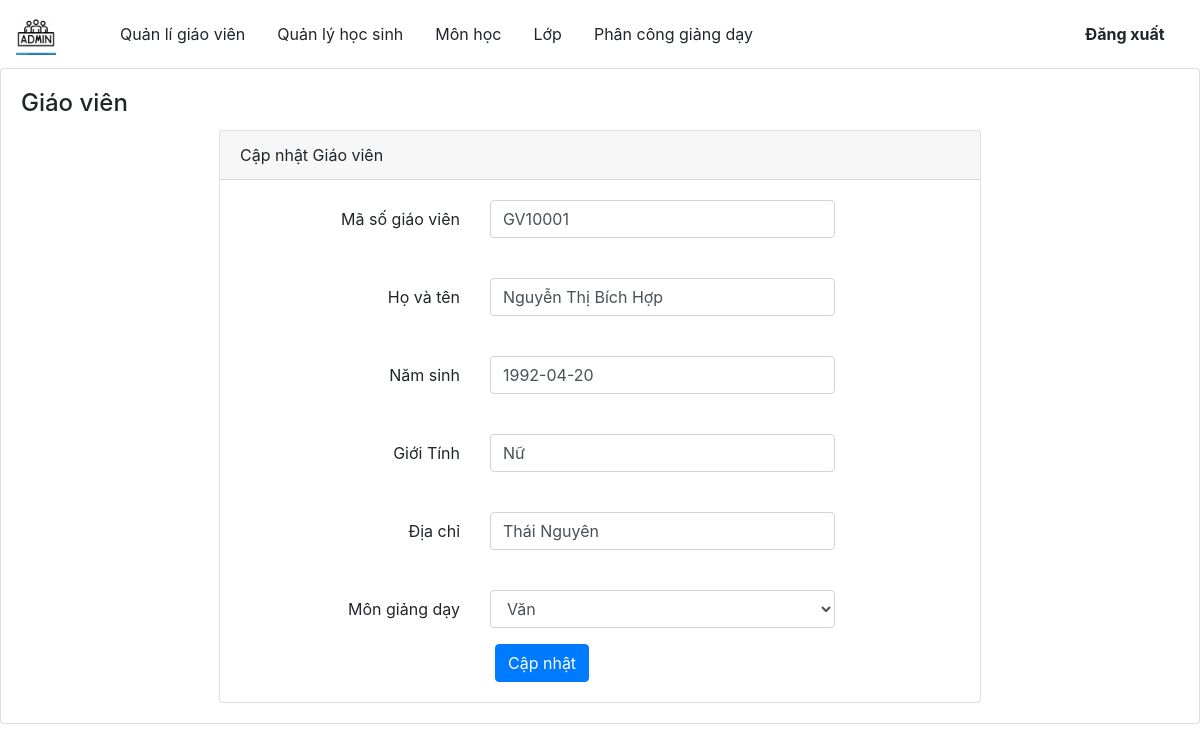
Screenshot of /admin/Giaovien/edit/10007 with the database file from the repository.
### tables this page shows
CREATE TABLE `giaovien` (
  `id_giaovien` int(11) NOT NULL,
  `msgv` varchar(11) NOT NULL,
  `tengv` varchar(30) DEFAULT NULL,
  `namsinh` date NOT NULL,
  `gioitinh` varchar(30) NOT NULL,
  `diachi` varchar(30) NOT NULL,
  `id_monhoc` int(11) DEFAULT NULL
);

CREATE TABLE `monhoc` (
  `id_monhoc` int(11) NOT NULL,
  `mamh` varchar(11) NOT NULL,
  `tenmh` varchar(30) DEFAULT NULL,
  `sotiet` int(11) DEFAULT NULL
);

### admin/index.php (called while the page is built, shortened)
<?php
    $app =new App();
?>

### admin/Models/Connect.php (called while the page is built)
<?php
    class Connect{
        var $db=null;
        public function __construct(){
            $dsn='mysql:host=localhost;dbname=hocba';
            $user='root';
            $pass= "";
            try {
                $this->db=new PDO($dsn,$user,$pass,array(PDO::MYSQL_ATTR_INIT_COMMAND=>"SET NAMES utf8"));
            } catch (PDOException $e) {
                echo $e->getMessage();
                exit();
            }
        }
        function exutedQuery($sql){
            try{
                $results=$this->db->prepare($sql);
                return $results;
            }
            catch (PDOException $e) {
                echo $e->getMessage();
                 echo "Ko thành công";
                exit();
            }
        }
    }
?>

### admin/Models/Giaovien.php (called while the page is built, shortened)
<?php
    require_once'Connect.php';
    class GiaovienModel{
        function Get_Gv($id){
            $db= new Connect();
            $getGv= "Select * from giaovien where id_giaovien= ".$id;
            $results = $db->exutedQuery($getGv);
            $results->execute();
            return $results;
        }
        function getMonhoc(){
            $db=new Connect();
            $sql= 'select * from monhoc ';
            $results = $db->exutedQuery($sql);
            $results->execute();
            return $results;
        }
    }
?>

### admin/Views/editGiaovien.php (the view, shortened to what this page needs)
<!DOCTYPE html>
<html lang="en">
<?php  include'link.php'; ?>
<body>
    <div class="container-scroller">
        <?php include 'menu.php'; ?>
        <div class="main-panel">
            <div class="row ">
                <div class="col-lg-12 grid-margin stretch-card">
                    <div class="card">
                        <div class="card-body">
                            <h4 class="card-title">Giáo viên</h4>
                            <main class="my-form">
                                <div class="cotainer">
                                    <div class="row justify-content-center">
                                        <div class="col-md-8">
                                            <div class="card">
                                                <div class="card-header">Cập nhật Giáo viên</div>
                                                <div class="card-body">
                                                    <form name="my-form" onsubmit="return validform()" action="" method="Post">
                                                        <div class="form-group row">
                                                            <label for="full_name" class="col-md-4 col-form-label text-md-right">Mã số giáo viên</label>
                                                            <div class="col-md-6">
                                                                <input type="text" class="form-control" value="<?php echo $row['msgv']; ?>" name="maso"> <br>
                                                            </div>
                                                        </div>
                                                        <div class="form-group row">
                                                            <label for="email_address" class="col-md-4 col-form-label text-md-right">Họ và tên</label>
                                                            <div class="col-md-6">
                                                                <input type="text" value="<?php echo $row['tengv'];?>" class="form-control" name="name">
                                                                <br>
                                                            </div>
                                                        </div>
                                                        <div class="form-group row">
                                                            <label for="user_name" class="col-md-4 col-form-label text-md-right">Năm sinh</label>
                                                            <div class="col-md-6">
                                                                <input type="text" id="user_name" value="<?php echo $row['namsinh'];?>"  class="form-control" name="date">
                                                                <br>
                                                            </div>
                                                        </div>
                                                        <div class="form-group row">
                                                            <label for="phone_number" class="col-md-4 col-form-label text-md-right">Giới Tính</label>
                                                            <div class="col-md-6">
                                                                <input type="text" id="phone_number" value="<?php echo $row['gioitinh'];?>"    name="gioitinh" class="form-control">
                                                                <br>
                                                            </div>
                                                        </div>
                                                        <div class="form-group row">
                                                            <label for="present_address" class="col-md-4 col-form-label text-md-right">Địa chỉ</label>
                                                            <div class="col-md-6">
                                                                <input type="text" id="present_address" value="<?php echo $row['diachi'];?>  " name="diachi" class="form-control">
                                                                <br>
                                                            </div>
                                                        </div>
                                                        <div class="form-group row">
                                                            <label for="permanent_address" class="col-md-4 col-form-label text-md-right">Môn giảng dạy</label>
                                                            <div class="col-md-6">
                                                                <select class="form-control" name="monhoc" id="">
                                                                <?php
                                                                    while($r=$getMonhoc->fetch()):
                                                                ?>
                                                                   <option <?php if($row['id_monhoc']==$r['id_monhoc']) echo 'selected'; ?> value="<?php echo $r['id_monhoc'];?>"> <?php echo $r['tenmh'] ?></option>
                                                                <?php
                                                                    endwhile;
                                                                ?>
                                                                </select>
                                                            </div>
                                                        </div>
                                                        <div class="col-md-6 offset-md-4">
                                                            <button type="submit" name="submit"class="btn btn-primary">
                                                                Cập nhật
                                                            </button>
                                                        </div>
                                                </div>
                                            </div>
                                        </div>
                                    </div>
                                </div>
                        </div>
                    </div>
                </div>
            </div>
        </div>
    </div>
</body>
</html>

### rows the page displays
giaovien: maso "GV10001", name "Nguyễn Thị Bích Hợp", date "1992-04-20", gioitinh "Nữ", diachi "Thái Nguyên", monhoc "Văn"
